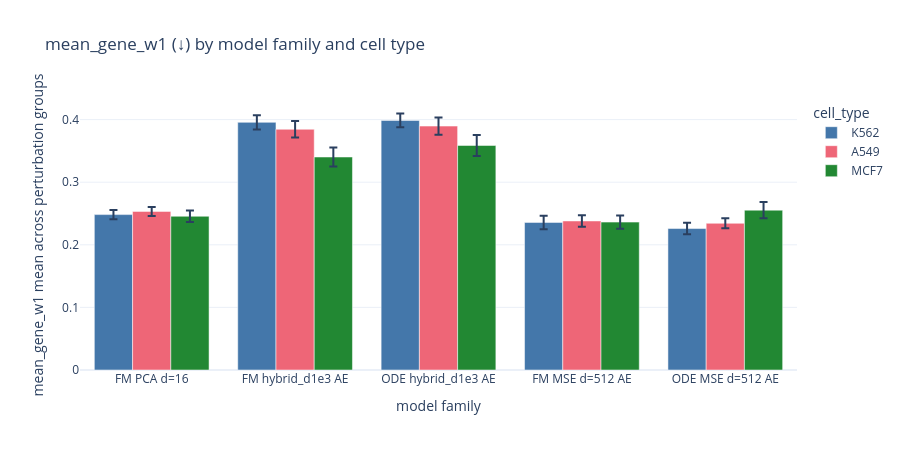
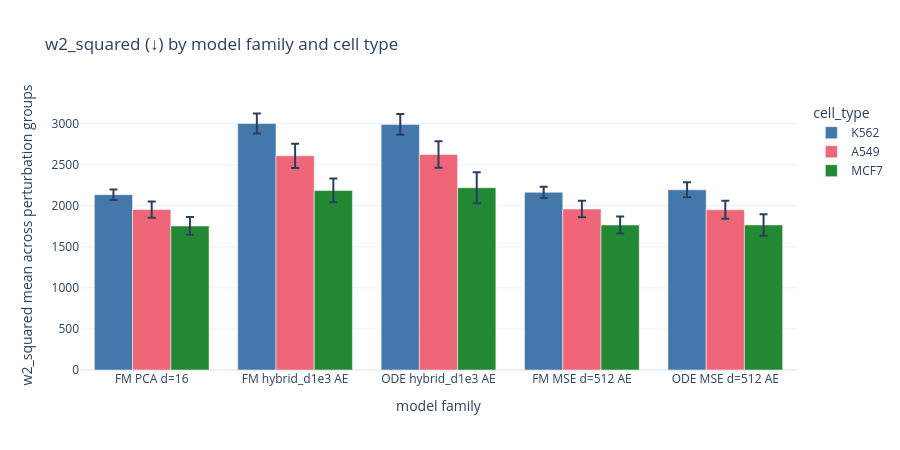
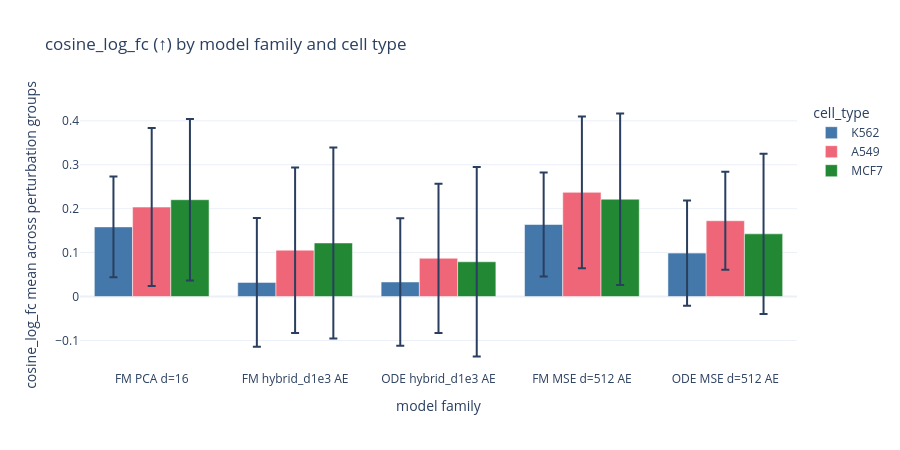
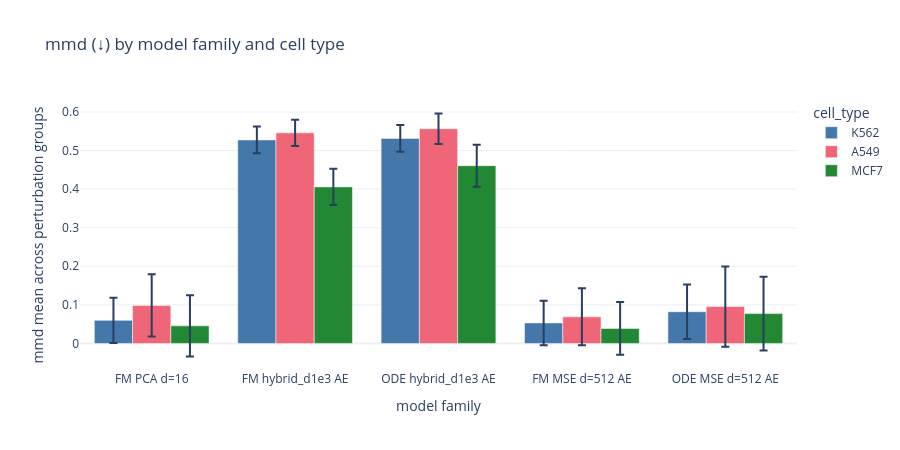

The notebook cell these images were saved under, in order:
### Code cell
# grouped bar chart: one panel per metric, one bar group per model family, colored by cell type
CT_COLORS = {"K562": "#4477AA", "A549": "#EE6677", "MCF7": "#228833"}

for metric in metrics:
    sub = long_df[long_df["metric"] == metric]
    if sub.empty:
        continue
    arrow = metric_arrow[metric]

    fig = px.bar(
        sub,
        x="family",
        y="mean",
        color="cell_type",
        error_y="std",
        barmode="group",
        color_discrete_map=CT_COLORS,
        category_orders={"family": list(MODELS.keys()), "cell_type": CELL_TYPES},
        title=f"{metric} ({arrow}) by model family and cell type",
        labels={"family": "model family", "mean": f"{metric} mean across perturbation groups"},
    )
    fig.update_layout(height=450, width=900, template="plotly_white")
    fig.show()

### Figure 1 — Plotly figure (JSON) as saved in the notebook; plotly's stock layout.template omitted (floating-point values rounded to 4 significant figures)
{"data": [{"alignmentgroup": "True", "error_y": {"array": [0.007383, 0.01147, 0.01107, 0.0108, 0.009113]}, "hovertemplate": "cell_type=K562<br>model family=%{x}<br>mean_gene_w1 mean across perturbation groups=%{y}<extra></extra>", "legendgroup": "K562", "marker": {"color": "#4477AA", "pattern": {"shape": ""}}, "name": "K562", "offsetgroup": "K562", "orientation": "v", "showlegend": true, "textposition": "auto", "type": "bar", "x": ["FM PCA d=16", "FM hybrid_d1e3 AE", "ODE hybrid_d1e3 AE", "FM MSE d=512 AE", "ODE MSE d=512 AE"], "xaxis": "x", "y": [0.2482, 0.3956, 0.3987, 0.2358, 0.226], "yaxis": "y"}, {"alignmentgroup": "True", "error_y": {"array": [0.007203, 0.01303, 0.01385, 0.00909, 0.008052]}, "hovertemplate": "cell_type=A549<br>model family=%{x}<br>mean_gene_w1 mean across perturbation groups=%{y}<extra></extra>", "legendgroup": "A549", "marker": {"color": "#EE6677", "pattern": {"shape": ""}}, "name": "A549", "offsetgroup": "A549", "orientation": "v", "showlegend": true, "textposition": "auto", "type": "bar", "x": ["FM PCA d=16", "FM hybrid_d1e3 AE", "ODE hybrid_d1e3 AE", "FM MSE d=512 AE", "ODE MSE d=512 AE"], "xaxis": "x", "y": [0.2534, 0.3845, 0.3896, 0.2381, 0.2344], "yaxis": "y"}, {"alignmentgroup": "True", "error_y": {"array": [0.009231, 0.01522, 0.01667, 0.01039, 0.01309]}, "hovertemplate": "cell_type=MCF7<br>model family=%{x}<br>mean_gene_w1 mean across perturbation groups=%{y}<extra></extra>", "legendgroup": "MCF7", "marker": {"color": "#228833", "pattern": {"shape": ""}}, "name": "MCF7", "offsetgroup": "MCF7", "orientation": "v", "showlegend": true, "textposition": "auto", "type": "bar", "x": ["FM PCA d=16", "FM hybrid_d1e3 AE", "ODE hybrid_d1e3 AE", "FM MSE d=512 AE", "ODE MSE d=512 AE"], "xaxis": "x", "y": [0.2455, 0.3402, 0.3587, 0.2362, 0.2553], "yaxis": "y"}], "layout": {"barmode": "group", "height": 450, "legend": {"title": {"text": "cell_type"}, "tracegroupgap": 0}, "title": {"text": "mean_gene_w1 (↓) by model family and cell type"}, "width": 900, "xaxis": {"anchor": "y", "categoryarray": ["FM PCA d=16", "FM hybrid_d1e3 AE", "ODE hybrid_d1e3 AE", "FM MSE d=512 AE", "ODE MSE d=512 AE"], "categoryorder": "array", "domain": [0, 1], "title": {"text": "model family"}}, "yaxis": {"anchor": "x", "domain": [0, 1], "title": {"text": "mean_gene_w1 mean across perturbation groups"}}}}

### Figure 2 — Plotly figure (JSON) as saved in the notebook; plotly's stock layout.template omitted (floating-point values rounded to 4 significant figures)
{"data": [{"alignmentgroup": "True", "error_y": {"array": [64.55, 122.3, 125.1, 68.58, 90.53]}, "hovertemplate": "cell_type=K562<br>model family=%{x}<br>w2_squared mean across perturbation groups=%{y}<extra></extra>", "legendgroup": "K562", "marker": {"color": "#4477AA", "pattern": {"shape": ""}}, "name": "K562", "offsetgroup": "K562", "orientation": "v", "showlegend": true, "textposition": "auto", "type": "bar", "x": ["FM PCA d=16", "FM hybrid_d1e3 AE", "ODE hybrid_d1e3 AE", "FM MSE d=512 AE", "ODE MSE d=512 AE"], "xaxis": "x", "y": [2135.0, 3001.0, 2991.0, 2164.0, 2194.0], "yaxis": "y"}, {"alignmentgroup": "True", "error_y": {"array": [98.92, 148.2, 160.5, 100.1, 110.5]}, "hovertemplate": "cell_type=A549<br>model family=%{x}<br>w2_squared mean across perturbation groups=%{y}<extra></extra>", "legendgroup": "A549", "marker": {"color": "#EE6677", "pattern": {"shape": ""}}, "name": "A549", "offsetgroup": "A549", "orientation": "v", "showlegend": true, "textposition": "auto", "type": "bar", "x": ["FM PCA d=16", "FM hybrid_d1e3 AE", "ODE hybrid_d1e3 AE", "FM MSE d=512 AE", "ODE MSE d=512 AE"], "xaxis": "x", "y": [1954.0, 2608.0, 2624.0, 1960.0, 1951.0], "yaxis": "y"}, {"alignmentgroup": "True", "error_y": {"array": [107.8, 144.6, 189.0, 104.1, 131.0]}, "hovertemplate": "cell_type=MCF7<br>model family=%{x}<br>w2_squared mean across perturbation groups=%{y}<extra></extra>", "legendgroup": "MCF7", "marker": {"color": "#228833", "pattern": {"shape": ""}}, "name": "MCF7", "offsetgroup": "MCF7", "orientation": "v", "showlegend": true, "textposition": "auto", "type": "bar", "x": ["FM PCA d=16", "FM hybrid_d1e3 AE", "ODE hybrid_d1e3 AE", "FM MSE d=512 AE", "ODE MSE d=512 AE"], "xaxis": "x", "y": [1754.0, 2187.0, 2220.0, 1766.0, 1766.0], "yaxis": "y"}], "layout": {"barmode": "group", "height": 450, "legend": {"title": {"text": "cell_type"}, "tracegroupgap": 0}, "title": {"text": "w2_squared (↓) by model family and cell type"}, "width": 900, "xaxis": {"anchor": "y", "categoryarray": ["FM PCA d=16", "FM hybrid_d1e3 AE", "ODE hybrid_d1e3 AE", "FM MSE d=512 AE", "ODE MSE d=512 AE"], "categoryorder": "array", "domain": [0, 1], "title": {"text": "model family"}}, "yaxis": {"anchor": "x", "domain": [0, 1], "title": {"text": "w2_squared mean across perturbation groups"}}}}

### Figure 3 — Plotly figure (JSON) as saved in the notebook; plotly's stock layout.template omitted (floating-point values rounded to 4 significant figures)
{"data": [{"alignmentgroup": "True", "error_y": {"array": [0.1149, 0.1464, 0.1451, 0.1183, 0.1198]}, "hovertemplate": "cell_type=K562<br>model family=%{x}<br>cosine_log_fc mean across perturbation groups=%{y}<extra></extra>", "legendgroup": "K562", "marker": {"color": "#4477AA", "pattern": {"shape": ""}}, "name": "K562", "offsetgroup": "K562", "orientation": "v", "showlegend": true, "textposition": "auto", "type": "bar", "x": ["FM PCA d=16", "FM hybrid_d1e3 AE", "ODE hybrid_d1e3 AE", "FM MSE d=512 AE", "ODE MSE d=512 AE"], "xaxis": "x", "y": [0.1585, 0.0322, 0.03311, 0.164, 0.09882], "yaxis": "y"}, {"alignmentgroup": "True", "error_y": {"array": [0.1799, 0.1885, 0.1699, 0.1726, 0.1116]}, "hovertemplate": "cell_type=A549<br>model family=%{x}<br>cosine_log_fc mean across perturbation groups=%{y}<extra></extra>", "legendgroup": "A549", "marker": {"color": "#EE6677", "pattern": {"shape": ""}}, "name": "A549", "offsetgroup": "A549", "orientation": "v", "showlegend": true, "textposition": "auto", "type": "bar", "x": ["FM PCA d=16", "FM hybrid_d1e3 AE", "ODE hybrid_d1e3 AE", "FM MSE d=512 AE", "ODE MSE d=512 AE"], "xaxis": "x", "y": [0.2037, 0.1055, 0.08708, 0.2371, 0.1725], "yaxis": "y"}, {"alignmentgroup": "True", "error_y": {"array": [0.1838, 0.2175, 0.2157, 0.1951, 0.1825]}, "hovertemplate": "cell_type=MCF7<br>model family=%{x}<br>cosine_log_fc mean across perturbation groups=%{y}<extra></extra>", "legendgroup": "MCF7", "marker": {"color": "#228833", "pattern": {"shape": ""}}, "name": "MCF7", "offsetgroup": "MCF7", "orientation": "v", "showlegend": true, "textposition": "auto", "type": "bar", "x": ["FM PCA d=16", "FM hybrid_d1e3 AE", "ODE hybrid_d1e3 AE", "FM MSE d=512 AE", "ODE MSE d=512 AE"], "xaxis": "x", "y": [0.2204, 0.1219, 0.07912, 0.2215, 0.1427], "yaxis": "y"}], "layout": {"barmode": "group", "height": 450, "legend": {"title": {"text": "cell_type"}, "tracegroupgap": 0}, "title": {"text": "cosine_log_fc (↑) by model family and cell type"}, "width": 900, "xaxis": {"anchor": "y", "categoryarray": ["FM PCA d=16", "FM hybrid_d1e3 AE", "ODE hybrid_d1e3 AE", "FM MSE d=512 AE", "ODE MSE d=512 AE"], "categoryorder": "array", "domain": [0, 1], "title": {"text": "model family"}}, "yaxis": {"anchor": "x", "domain": [0, 1], "title": {"text": "cosine_log_fc mean across perturbation groups"}}}}

### Figure 4 — Plotly figure (JSON) as saved in the notebook; plotly's stock layout.template omitted (floating-point values rounded to 4 significant figures)
{"data": [{"alignmentgroup": "True", "error_y": {"array": [0.05844, 0.03483, 0.03457, 0.05775, 0.07087]}, "hovertemplate": "cell_type=K562<br>model family=%{x}<br>mmd mean across perturbation groups=%{y}<extra></extra>", "legendgroup": "K562", "marker": {"color": "#4477AA", "pattern": {"shape": ""}}, "name": "K562", "offsetgroup": "K562", "orientation": "v", "showlegend": true, "textposition": "auto", "type": "bar", "x": ["FM PCA d=16", "FM hybrid_d1e3 AE", "ODE hybrid_d1e3 AE", "FM MSE d=512 AE", "ODE MSE d=512 AE"], "xaxis": "x", "y": [0.05981, 0.5275, 0.5315, 0.05322, 0.08214], "yaxis": "y"}, {"alignmentgroup": "True", "error_y": {"array": [0.08065, 0.03424, 0.03942, 0.07387, 0.104]}, "hovertemplate": "cell_type=A549<br>model family=%{x}<br>mmd mean across perturbation groups=%{y}<extra></extra>", "legendgroup": "A549", "marker": {"color": "#EE6677", "pattern": {"shape": ""}}, "name": "A549", "offsetgroup": "A549", "orientation": "v", "showlegend": true, "textposition": "auto", "type": "bar", "x": ["FM PCA d=16", "FM hybrid_d1e3 AE", "ODE hybrid_d1e3 AE", "FM MSE d=512 AE", "ODE MSE d=512 AE"], "xaxis": "x", "y": [0.09859, 0.5458, 0.5566, 0.06893, 0.09545], "yaxis": "y"}, {"alignmentgroup": "True", "error_y": {"array": [0.07941, 0.04692, 0.05453, 0.06826, 0.09574]}, "hovertemplate": "cell_type=MCF7<br>model family=%{x}<br>mmd mean across perturbation groups=%{y}<extra></extra>", "legendgroup": "MCF7", "marker": {"color": "#228833", "pattern": {"shape": ""}}, "name": "MCF7", "offsetgroup": "MCF7", "orientation": "v", "showlegend": true, "textposition": "auto", "type": "bar", "x": ["FM PCA d=16", "FM hybrid_d1e3 AE", "ODE hybrid_d1e3 AE", "FM MSE d=512 AE", "ODE MSE d=512 AE"], "xaxis": "x", "y": [0.04557, 0.4057, 0.4607, 0.03888, 0.07731], "yaxis": "y"}], "layout": {"barmode": "group", "height": 450, "legend": {"title": {"text": "cell_type"}, "tracegroupgap": 0}, "title": {"text": "mmd (↓) by model family and cell type"}, "width": 900, "xaxis": {"anchor": "y", "categoryarray": ["FM PCA d=16", "FM hybrid_d1e3 AE", "ODE hybrid_d1e3 AE", "FM MSE d=512 AE", "ODE MSE d=512 AE"], "categoryorder": "array", "domain": [0, 1], "title": {"text": "model family"}}, "yaxis": {"anchor": "x", "domain": [0, 1], "title": {"text": "mmd mean across perturbation groups"}}}}
